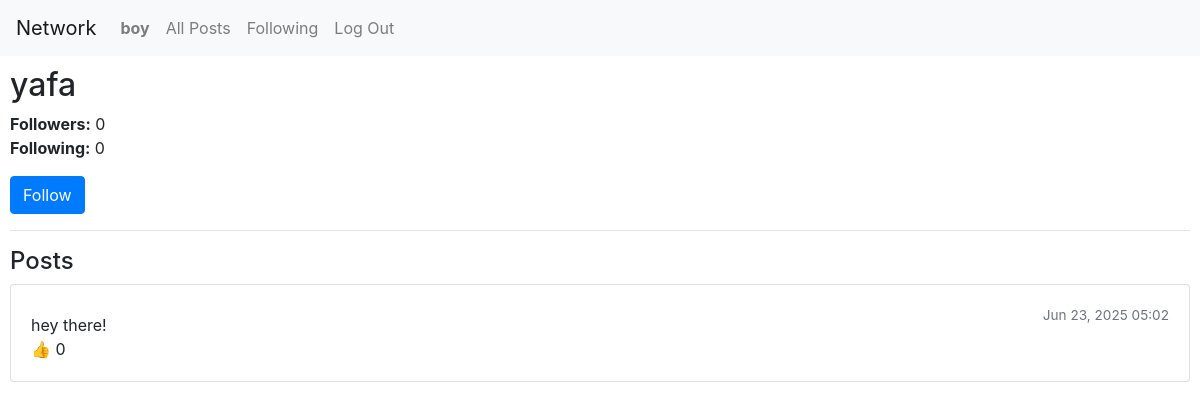
/profile/yafa/ (signed in), run on an earlier commit of the app's database.
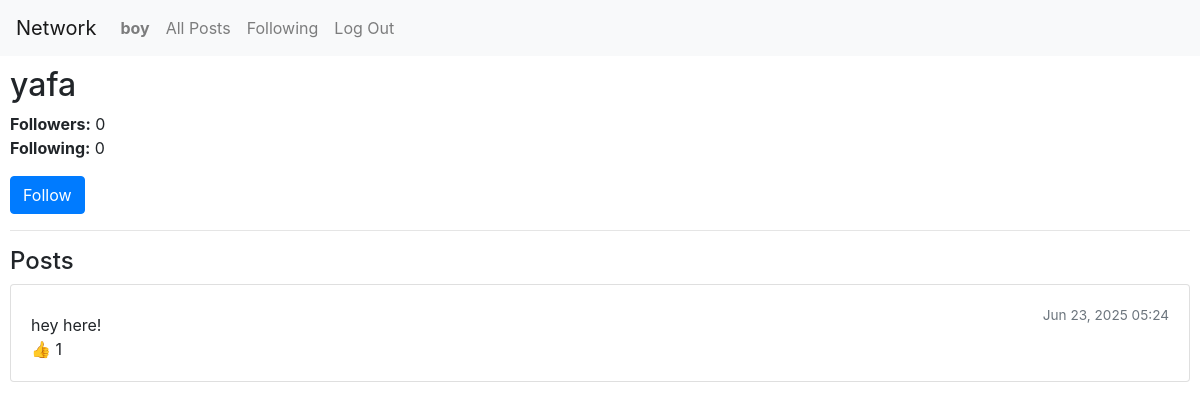
And on a later commit of the database.
### network/models.py (models this page shows, shortened)
class Post(models.Model):
    user = models.ForeignKey(User, on_delete=models.CASCADE, related_name="posts")
    content = models.TextField(max_length=500)
    timestamp = models.DateTimeField(auto_now_add=True)
    likes = models.ManyToManyField(User, related_name="liked_posts", blank=True)

### network/views.py (the view)
# urls.py: path("profile/<str:username>/", views.profile, name="profile"),
@login_required
def profile(request, username):
    profile_user = get_object_or_404(User, username=username)
    posts_list = Post.objects.filter(user=profile_user).order_by('-timestamp')
    paginator = Paginator(posts_list, 10)
    page_number = request.GET.get('page')
    posts = paginator.get_page(page_number)
    is_following = request.user in profile_user.followers.all()
    can_follow = request.user != profile_user
    if request.method == "POST" and can_follow:
        if is_following:
            profile_user.followers.remove(request.user)
        else:
            profile_user.followers.add(request.user)
        return redirect('profile', username=username)
    context = {
        "profile_user": profile_user,
        "posts": posts,
        "followers_count": profile_user.followers.count(),
        "following_count": profile_user.following.count(),
        "is_following": is_following,
        "can_follow": can_follow,
    }
    return render(request, "network/profile.html", context)

### network/templates/network/profile.html (shortened to what this page needs)
{% extends "network/layout.html" %}
{% block body %}
    <h2>{{ profile_user.username }}</h2>
    <p>
        <strong>Followers:</strong> {{ followers_count }}<br>
        <strong>Following:</strong> {{ following_count }}
    </p>
    {% if can_follow %}
        <form method="post">
            {% if is_following %}
                <button class="btn btn-secondary" type="submit">Unfollow</button>
            {% else %}
                <button class="btn btn-primary" type="submit">Follow</button>
            {% endif %}
        </form>
    {% endif %}
    <hr>
    <h4>Posts</h4>
    {% for post in posts %}
        <div class="card mb-3">
            <div class="card-body">
                <span class="text-muted float-right">{{ post.timestamp|date:"M d, Y H:i" }}</span>
                <p class="mt-2 mb-0">{{ post.content }}</p>
                <span>
                    <span style="color: #007bff;">&#128077;</span>
                    <span id="like-count-{{ post.id }}"> {{ post.likes.count }}</span>
                </span>
            </div>
        </div>
    {% empty %}
        <p>No posts yet.</p>
    {% endfor %}
{% endblock %}

What changed in the data, as far as the page shows it:
changed Post: timestamp "Jun 23, 2025 05:02" → "Jun 23, 2025 05:24"; content "hey there!" → "hey here!"; likes.count "0" → "1"
